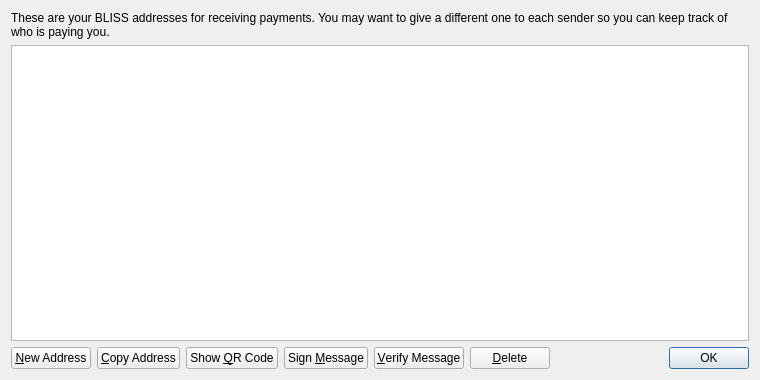
<?xml version="1.0" encoding="UTF-8"?>
<ui version="4.0">
 <class>AddressBookPage</class>
 <widget class="QWidget" name="AddressBookPage">
  <property name="geometry">
   <rect>
    <x>0</x>
    <y>0</y>
    <width>760</width>
    <height>380</height>
   </rect>
  </property>
  <property name="windowTitle">
   <string>Address Book</string>
  </property>
  <layout class="QVBoxLayout" name="verticalLayout">
   <item>
    <widget class="QLabel" name="labelExplanation">
     <property name="text">
      <string>These are your BLISS addresses for receiving payments. You may want to give a different one to each sender so you can keep track of who is paying you.</string>
     </property>
     <property name="textFormat">
      <enum>Qt::PlainText</enum>
     </property>
     <property name="wordWrap">
      <bool>true</bool>
     </property>
    </widget>
   </item>
   <item>
    <widget class="QTableView" name="tableView">
     <property name="contextMenuPolicy">
      <enum>Qt::CustomContextMenu</enum>
     </property>
     <property name="toolTip">
      <string>Double-click to edit address or label</string>
     </property>
     <property name="tabKeyNavigation">
      <bool>false</bool>
     </property>
     <property name="alternatingRowColors">
      <bool>true</bool>
     </property>
     <property name="selectionMode">
      <enum>QAbstractItemView::SingleSelection</enum>
     </property>
     <property name="selectionBehavior">
      <enum>QAbstractItemView::SelectRows</enum>
     </property>
     <property name="sortingEnabled">
      <bool>true</bool>
     </property>
     <attribute name="verticalHeaderVisible">
      <bool>false</bool>
     </attribute>
    </widget>
   </item>
   <item>
    <layout class="QHBoxLayout" name="horizontalLayout">
     <item>
      <widget class="QPushButton" name="newAddressButton">
       <property name="toolTip">
        <string>Create a new address</string>
       </property>
       <property name="text">
        <string>&amp;New Address</string>
       </property>
       <property name="icon">
        <iconset resource="../bitcoin.qrc">
         <normaloff>:/icons/add</normaloff>:/icons/add</iconset>
       </property>
      </widget>
     </item>
     <item>
      <widget class="QPushButton" name="copyToClipboard">
       <property name="toolTip">
        <string>Copy the currently selected address to the system clipboard</string>
       </property>
       <property name="text">
        <string>&amp;Copy Address</string>
       </property>
       <property name="icon">
        <iconset resource="../bitcoin.qrc">
         <normaloff>:/icons/editcopy</normaloff>:/icons/editcopy</iconset>
       </property>
      </widget>
     </item>
     <item>
      <widget class="QPushButton" name="showQRCode">
       <property name="text">
        <string>Show &amp;QR Code</string>
       </property>
       <property name="icon">
        <iconset resource="../bitcoin.qrc">
         <normaloff>:/icons/qrcode</normaloff>:/icons/qrcode</iconset>
       </property>
      </widget>
     </item>
     <item>
      <widget class="QPushButton" name="signMessage">
       <property name="toolTip">
        <string>Sign a message to prove you own a BLISS address</string>
       </property>
       <property name="text">
        <string>Sign &amp;Message</string>
       </property>
       <property name="icon">
        <iconset resource="../bitcoin.qrc">
         <normaloff>:/icons/edit</normaloff>:/icons/edit</iconset>
       </property>
      </widget>
     </item>
     <item>
      <widget class="QPushButton" name="verifyMessage">
       <property name="toolTip">
        <string>Verify a message to ensure it was signed with a specified BLISS address</string>
       </property>
       <property name="text">
        <string>&amp;Verify Message</string>
       </property>
       <property name="icon">
        <iconset resource="../bitcoin.qrc">
         <normaloff>:/icons/transaction_0</normaloff>:/icons/transaction_0</iconset>
       </property>
      </widget>
     </item>
     <item>
      <widget class="QPushButton" name="deleteButton">
       <property name="toolTip">
        <string>Delete the currently selected address from the list</string>
       </property>
       <property name="text">
        <string>&amp;Delete</string>
       </property>
       <property name="icon">
        <iconset resource="../bitcoin.qrc">
         <normaloff>:/icons/remove</normaloff>:/icons/remove</iconset>
       </property>
      </widget>
     </item>
     <item>
      <spacer name="horizontalSpacer">
       <property name="orientation">
        <enum>Qt::Horizontal</enum>
       </property>
       <property name="sizeHint" stdset="0">
        <size>
         <width>40</width>
         <height>20</height>
        </size>
       </property>
      </spacer>
     </item>
     <item>
      <widget class="QDialogButtonBox" name="buttonBox">
       <property name="sizePolicy">
        <sizepolicy hsizetype="Maximum" vsizetype="Fixed">
         <horstretch>0</horstretch>
         <verstretch>0</verstretch>
        </sizepolicy>
       </property>
       <property name="standardButtons">
        <set>QDialogButtonBox::Ok</set>
       </property>
      </widget>
     </item>
    </layout>
   </item>
  </layout>
 </widget>
 <resources>
  <include location="../bitcoin.qrc"/>
 </resources>
 <connections/>
</ui>
